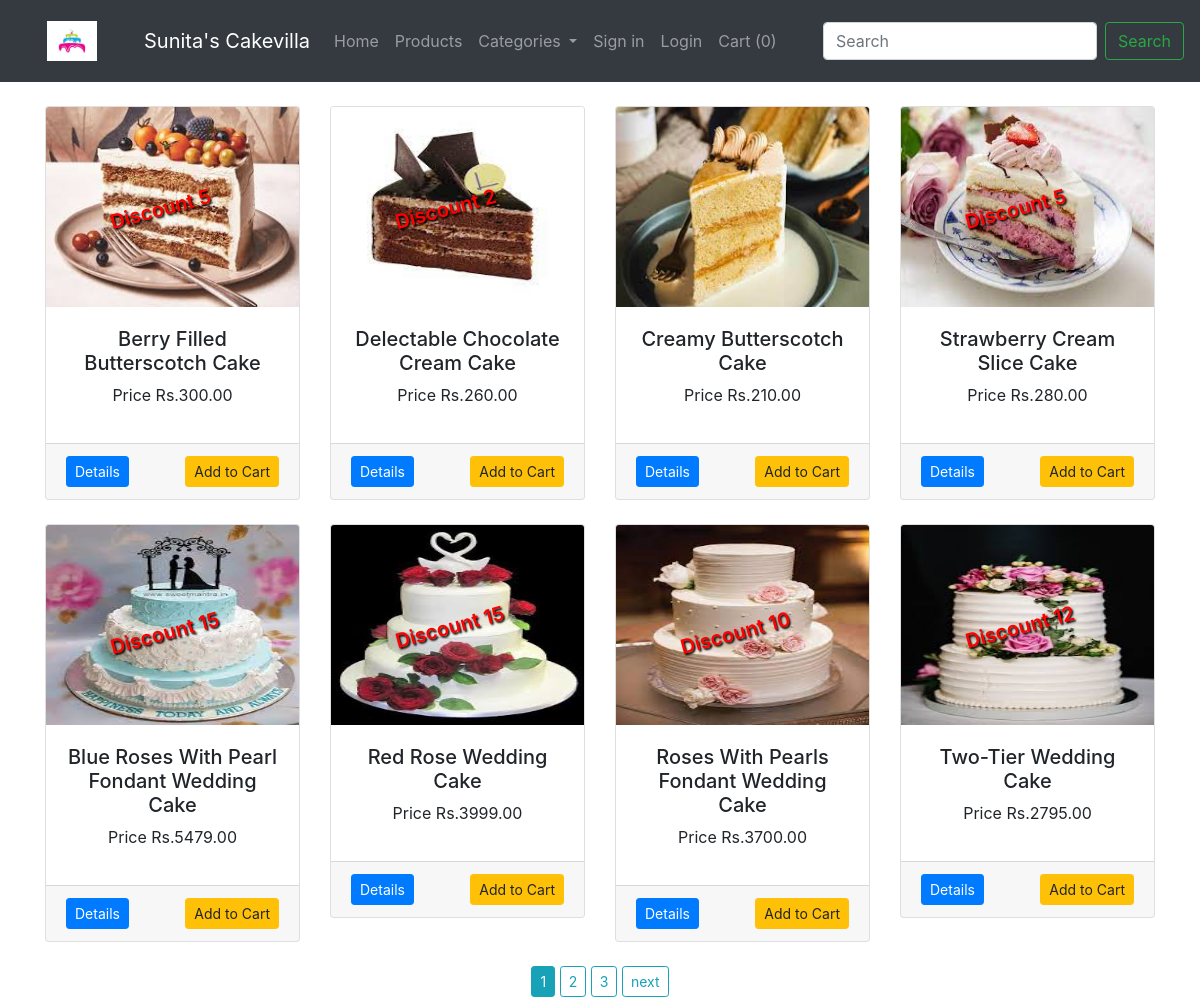
Page /products on the committed database.
### shop/products/models.py (models this page shows, shortened)
class Addproduct(db.Model):
    __seachbale__ = ['name','desc']
    id = db.Column(db.Integer, primary_key=True,autoincrement=True)
    name = db.Column(db.String(80), nullable=False)
    price = db.Column(db.Numeric(10,2), nullable=False)
    discount = db.Column(db.Integer, default=0)
    stock = db.Column(db.Integer, nullable=False)
    colors = db.Column(db.Text, nullable=False)
    desc = db.Column(db.Text, nullable=False)
    pub_date = db.Column(db.DateTime, nullable=False,default=datetime.utcnow)
    category_id = db.Column(db.Integer, db.ForeignKey('category.id'),nullable=False)
    category = db.relationship('Category',backref=db.backref('categories', lazy=True))
    brand_id = db.Column(db.Integer, db.ForeignKey('brand.id'),nullable=False)
    brand = db.relationship('Brand',backref=db.backref('brands', lazy=True))
    image_1 = db.Column(db.String(150), nullable=False, default='image1.jpg')
    image_2 = db.Column(db.String(150), nullable=False, default='image2.jpg')
    image_3 = db.Column(db.String(150), nullable=False, default='image3.jpg')

### shop/products/routes.py (the view)
@app.route('/products')
def products():
    page = request.args.get('page',1, type=int)
    products = Addproduct.query.filter(Addproduct.stock > 0).order_by(Addproduct.id.desc()).paginate(page=page, per_page=8)
    return render_template('products/index.html', products=products,brands=brands(),categories=categories())

### shop/products/routes.py (called while the page is built)
def brands():
    brands = Brand.query.join(Addproduct, (Brand.id == Addproduct.brand_id)).all()
    return brands

def categories():
    categories = Category.query.join(Addproduct,(Category.id == Addproduct.category_id)).all()
    return categories

### shop/templates/products/index.html (shortened to what this page needs)
{% extends 'layout.html' %}
{% block content %}
{% include 'navbar.html' %}
<div class="container">
    <div class="row">
        {% if brand %}
         {% for b in brand.items %}
        <div class="col-md-3 mt-4">
            <div class="card">
                <img src="{{url_for('static', filename='images/' + b.image_1)}}" class="card-img-top" alt="{{b.name}}" height="200" width="200">
                <div class="card-body">
                    {% if b.discount > 0 %}
                    <h5 style="text-shadow: 1px 2px 2px #000; color: #f00; transform: rotate(-15deg); position: absolute; top: 23%; left: 25%; font-weight: 600;"> Discount {{b.discount}}</h5>
                    {% endif %}
                  <h5 class="text-center">{{b.name}}</h5>
                  <p class="text-center">Price Rs.{{b.price}}</p>
                </div>
                <div class="card-footer">
                    <a href="{{url_for('single_page',id=b.id)}}" class="float-left btn btn-sm btn-primary">Details</a>
                    <form action="{{url_for('AddCart')}}" method="post">
                      <input type="hidden" name="product_id" value="{{b.id}}">
                      <button type="submit" class="btn btn-sm btn-warning float-right">Add to Cart</button>
                      <input type="hidden" name="quantity" value="1" min="1" max="20">
                      {% set colors = b.colors.split(',') %}
                      <select name="colors" id="colors" style="visibility: hidden;">
                          {% for color in colors %}
                          {% set col = color.split(':') %}
                          <option value="{{col[0]}}">{{col[0] | capitalize }}</option>
                          {% endfor %}
                      </select>
                  </form>
                </div>
            </div>
          </div>
        {% endfor %}
    </div>
    <div class="row mt-4">
      <div class="col text-center">
        {% if brand.has_prev %}
          <a href="{{url_for('get_brand',id=get_brand.id, page=brand.prev_num)}}"class="btn btn-sm btn-outline-info">previus</a>
        {% endif %}
        {% if brand.total > 8 %}
       {% for page_num in brand.iter_pages(left_edge=1, right_edge=2, left_current=1,right_current=2) %}
       {% if page_num %}
         {% if brand.page == page_num %}
         <a href="{{url_for('get_brand',id=get_brand.id, page=page_num)}}" class="btn btn-sm btn-info">{{page_num}}</a>
         {% else %}
         <a href="{{url_for('get_brand',id=get_brand.id, page=page_num)}}" class="btn btn-sm btn-outline-info">{{page_num}}</a>
          {% endif %}
        {% else %}
        ...
        {% endif %}
       {% endfor %}
       {% endif %}
       {% if brand.has_next %}
       <a href="{{url_for('get_brand',id=get_brand.id, page=brand.next_num)}}"class="btn btn-sm btn-outline-info">next</a>
     {% endif %}
      </div>
    </div>
    <div class="row">
         {% else %}
        {% for product in products.items %}
      <div class="col-md-3 mt-4">
        <div class="card">
            <img src="{{url_for('static', filename='images/' + product.image_1)}}" class="card-img-top" alt="{{product.name}}" height="200" width="200">
            <div class="card-body">
                {% if product.discount > 0 %}
                <h5 style="text-shadow: 1px 2px 2px #000; color: #f00; transform: rotate(-15deg); position: absolute; top: 23%; left: 25%; font-weight: 600;"> Discount {{product.discount}}</h5>
                {% endif %}
              <h5 class="text-center">{{product.name}}</h5>
              <p class="text-center">Price Rs.{{product.price}}</p>
            </div>
            <div class="card-footer">
                <a href="{{url_for('single_page',id=product.id)}}" class="float-left btn btn-sm btn-primary">Details</a>
                <form action="{{url_for('AddCart')}}" method="post">
                  <button type="submit" class="btn btn-sm btn-warning float-right">Add to Cart</button>
                  {% set colors = product.colors.split(',') %}
              </form>
            </div>
        </div>
      </div>
        {% endfor %}
      </div>
      <div class="row mt-4">
        <div class="col text-center">
          {% if products.total> 8 %}
         {% for page_num in products.iter_pages(left_edge=1, right_edge=2, left_current=1,right_current=2) %}
         {% if page_num %}
           {% if products.page == page_num %}
           <a href="{{url_for('products', page=page_num)}}" class="btn btn-sm btn-info">{{page_num}}</a>
           {% else %}
           <a href="{{url_for('products', page=page_num)}}" class="btn btn-sm btn-outline-info">{{page_num}}</a>
            {% endif %}
          {% else %}
          ...
          {% endif %}
         {% endfor %}
         {% endif %}
         {% if products.has_next %}
         <a href="{{url_for('products', page=products.next_num)}}"class="btn btn-sm btn-outline-info">next</a>
       {% endif %}
        </div>
      </div>
        {% endif %}
    </div>
{% endblock content %}

### shop/templates/layout.html (shortened to what this page needs)
<!doctype html>
<html lang="en">
  <head>
    <link rel="stylesheet" href="{{url_for('static', filename='css/bootstrap.min.css')}}">
    <link rel="stylesheet" href="https://cdnjs.cloudflare.com/ajax/libs/font-awesome/5.15.3/css/all.min.css"/>
  </head>
  <body>
    {% block content %}
    {% endblock content %}
  </body>
</html>

### shop/templates/navbar.html (shortened to what this page needs)
    <nav class="navbar navbar-expand-xl navbar-dark bg-dark">
        <nav class="navbar navbar-dark bg-dark">
  <div class="container">
    <a class="navbar-brand" href="#">
      <img src="{{url_for('static',filename='images/cakelogo.png')}}" alt="" width="50" height="40">
    </a>
  </div>
</nav>
        <a class="navbar-brand" href="/">Sunita's Cakevilla</a>
        <div class="collapse navbar-collapse" id="navbarSupportedContent">
          <ul class="navbar-nav mr-auto">
            <li class="nav-item ">
              <a class="nav-link" href="/">Home</a>
            </li>
            <li class="nav-item ">
              <a class="nav-link" href="/products">Products</a>
            </li>
            <li class="nav-item dropdown">
                <a class="nav-link dropdown-toggle" href="#" id="navbarDropdown" role="button" data-toggle="dropdown" aria-haspopup="true" aria-expanded="false">
                 Categories
                </a>
              </li>
             {% if current_user.is_authenticated %}
             <li class="nav-item">
              <a href="{{url_for('customer_logout')}}" class="nav-link">{{current_user.name}}</a>
            </li>
             <li class="nav-item">
               <a href="{{url_for('customer_logout')}}" class="nav-link"> Logout</a>
             </li>
             {% else %}
             <li class="nav-item">
              <a href="{{url_for('customer_register')}}" class="nav-link">Sign in</a>
            </li>
             <li class="nav-item">
              <a href="{{url_for('customerLogin')}}" class="nav-link">Login</a>
            </li>
            {% endif %}
              <li class="nav-item">
                <a href="{{url_for('getCart')}}" class="nav-link"> Cart ({{ session['Shoppingcart']|length }}) </a>
              </li>
          </ul>
          <form class="form-inline my-2 my-lg-0" action="{{url_for('result')}}">
            <input class="form-control mr-sm-2" type="search" placeholder="Search" aria-label="Search" name="q">
            <button class="btn btn-outline-success my-2 my-sm-0" type="submit">Search</button>
          </form>
        </div>
      </nav>

### rows in the picture
Addproduct: image_1 (picture), discount "5", name "Berry Filled Butterscotch Cake", price "300.00"
Addproduct: image_1 (picture), discount "2", name "Delectable Chocolate Cream Cake", price "260.00"
Addproduct: image_1 (picture), name "Creamy Butterscotch Cake", price "210.00"
Addproduct: image_1 (picture), discount "5", name "Strawberry Cream Slice Cake", price "280.00"
Addproduct: image_1 (picture), discount "15", name "Blue Roses With Pearl Fondant Wedding Cake", price "5479.00"
Addproduct: image_1 (picture), discount "15", name "Red Rose Wedding Cake", price "3999.00"
Addproduct: image_1 (picture), discount "10", name "Roses With Pearls Fondant Wedding Cake", price "3700.00"
Addproduct: image_1 (picture), discount "12", name "Two-Tier Wedding Cake", price "2795.00"

### other values in the picture
{{ session['Shoppingcart']|length }} "0"
{{ page_num }} "1"
{{ page_num }} "2" "3"
